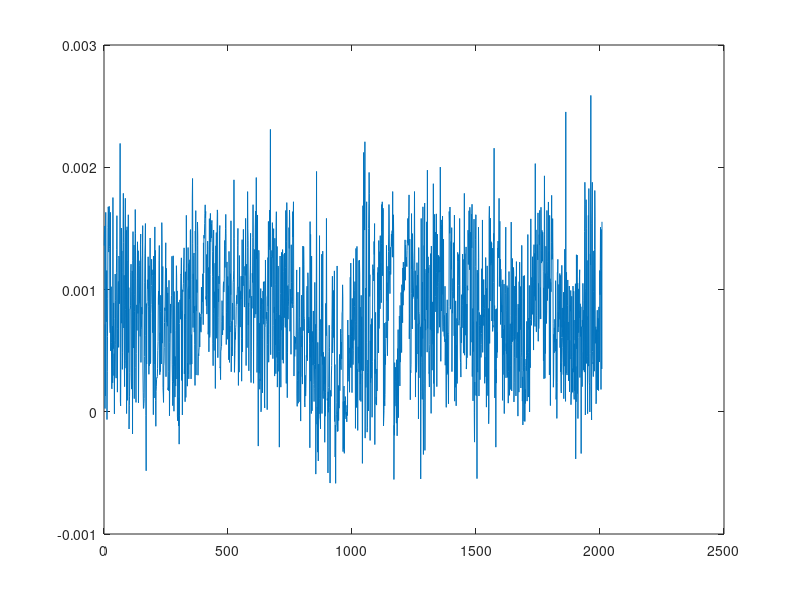

This chart was generated by the following MATLAB code: (Note: this script raises an error after producing the figure.)
%% Computer Exercise 3
load compEx3data
load compEx1data
%%
% Normalize image points with K^-1
x1n = K\x{1};
x2n = K\x{2};

%% Eight point algorithm
[dim, rows] = size(x1n);

M=[];
for row=1:rows
    xx = x2n(:, row)*x1n(:, row)';
    M(row,:) = xx(:)';
end

% SVD
[U,S,V] = svd(M);
v = V(:,end);

eigenvalues = diag(S.'*S);
min(eigenvalues)
norm(M*v)

% Essential matrix
Ehat = reshape(v, [3 3]);
[U,S,V] = svd(Ehat);
% Solution depended on determinant
if det(U*V')>0
    E = U*diag ([1 1 0])*V';
else
    V = -V;E = U*diag ([1 1 0])*V';
end

%% Check epipolar constraints
figure(1)
plot(diag(x2n'*E*x1n))

%% Fundamental matrix for un-normalized points
% E = K' * F * K. F has 8 degrees of freedom while E has 5 due to the
% incorporating the intrinsic parameters of the camera.
E = E./E(3,3);
F = K.'\E/K;

%% Epipolar lines, as in Computer Exercise 1
l = F*x{1};
l = l./sqrt(repmat(l(1 ,:).^2 + l(2 ,:).^2 ,[3 1]));

%% Plot 20 random points in image 2 with epipolar lines
ind = randperm(length(x{2}),20);
points = x{2}(:, ind);
lines = l(:, ind);
im2 = imread('kronan2.JPG');

figure(2)
imagesc(im2)
hold on
plot(points(1, :), points(2, :),'b.', 'Markersize', 20)
rital(lines,'r-')

%% Calculate mean distance and plot histogram
dists = abs(sum(l.*x{2}));
figure(3)
histogram(dists ,100);
mu = mean(dists);

%% Save E for Computer Exercise 4
save('E.mat', 'E');